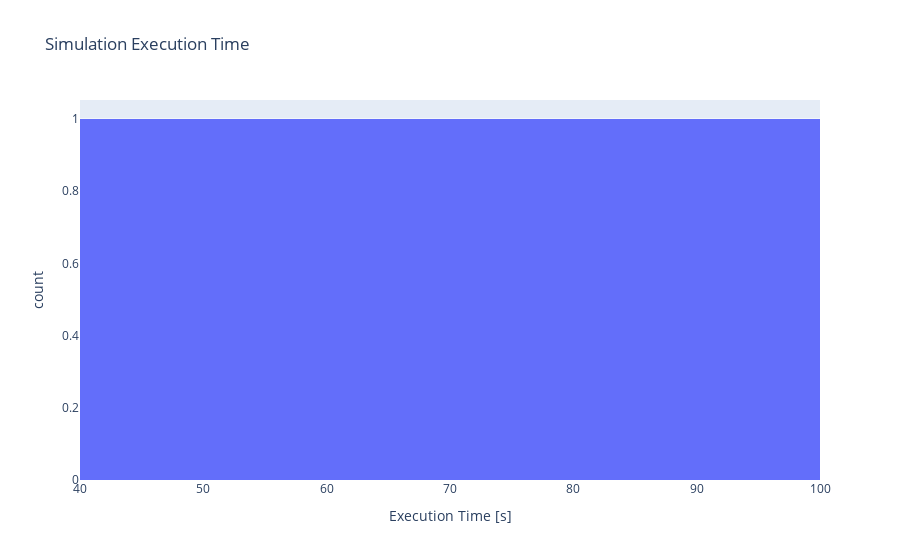

Write notebook code for a chart like this one.
### Code cell
if "simulation.meta.execution_time" in features.columns:
    px.histogram(
        features,
        x="simulation.meta.execution_time",
        title="Simulation Execution Time",
        labels={"simulation.meta.execution_time": "Execution Time [s]"},
    ).show()

### Figure 1 — Plotly figure (JSON) as saved in the notebook; plotly's stock layout.template omitted (floating-point values rounded to 4 significant figures)
{"data": [{"bingroup": "x", "hovertemplate": "Execution Time [s]=%{x}<br>count=%{y}<extra></extra>", "legendgroup": "", "marker": {"color": "#636efa", "pattern": {"shape": ""}}, "name": "", "orientation": "v", "showlegend": false, "type": "histogram", "x": [74.16, 84.49, 51.38], "xaxis": "x", "yaxis": "y"}], "layout": {"barmode": "relative", "legend": {"tracegroupgap": 0}, "title": {"text": "Simulation Execution Time"}, "xaxis": {"anchor": "y", "domain": [0, 1], "title": {"text": "Execution Time [s]"}}, "yaxis": {"anchor": "x", "domain": [0, 1], "title": {"text": "count"}}}}
